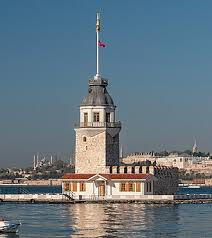
#> input picture kizkulesi.jpeg, 212 x 238 px
$ python seperable.py
#> lines starting #> are read from the running program, lines starting #| are printed output that depends on the picture
import cv2

img = cv2.imread('kizkulesi.jpeg', 0)
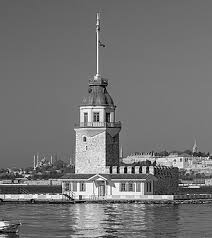
#> img: shape (238, 212); min 0, max 255, mean 114.9
blur = cv2.GaussianBlur(img, (15,15), 0)
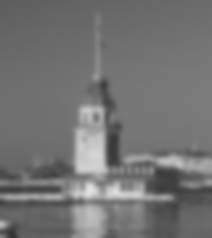
#> blur: shape (238, 212); min 52, max 226, mean 114.9

cv2.imshow('Original', img)
cv2.imshow('Gaussian Blur', blur)
cv2.waitKey(0)
cv2.destroyAllWindows()

$ run again, with agack.jpg copied over kizkulesi.jpeg
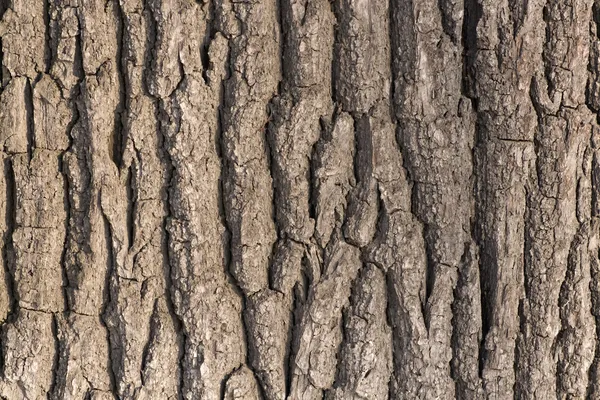
#> input picture agack.jpg, 600 x 400 px
#> `img = cv2.imread('kizkulesi.jpeg', 0)`:
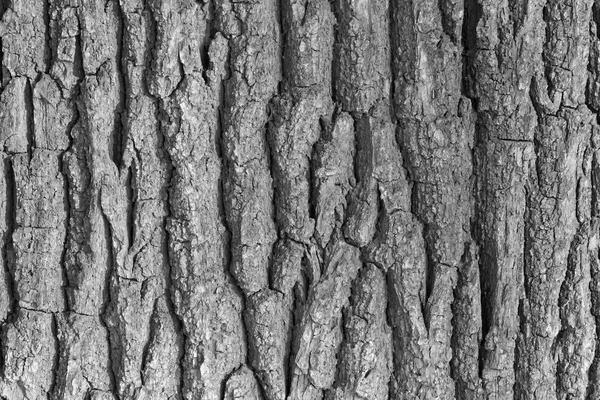
#> img: shape (400, 600); min 0, max 255, mean 119.9
#> `blur = cv2.GaussianBlur(img, (15,15), 0)`:
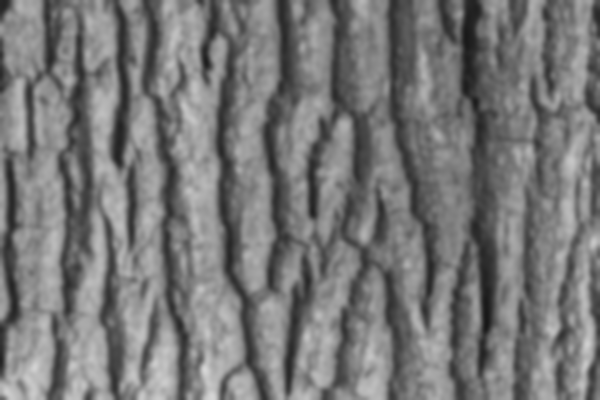
#> blur: shape (400, 600); min 23, max 214, mean 119.9
